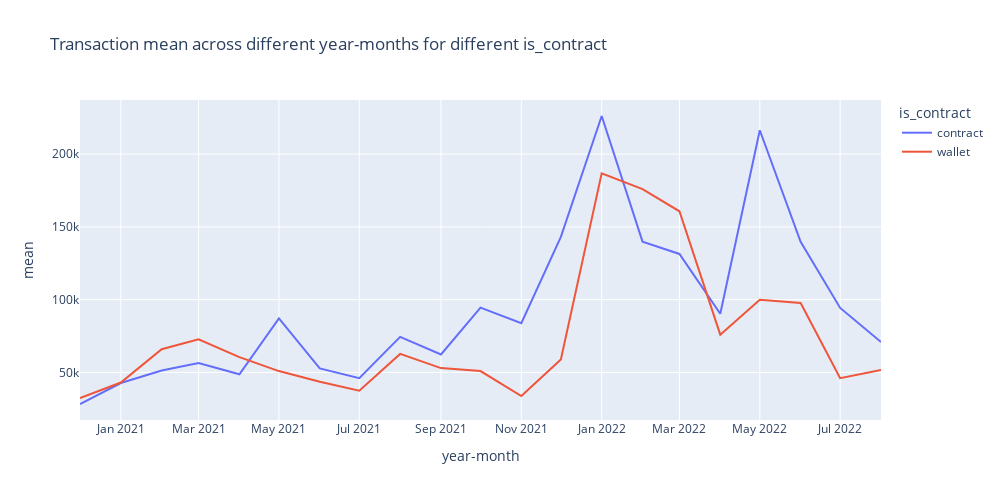

Notebook cell for this chart:
### Code cell
# plot mean
fig = px.line(pdf_txn_wallet_monthly_stats, x='year-month', y="mean", color = "is_contract",
    title='Transaction mean across different year-months for different is_contract',width=1000,height=500)
fig.show()

### Figure 1 — Plotly figure (JSON) as saved in the notebook; plotly's stock layout.template omitted (floating-point values rounded to 4 significant figures)
{"data": [{"hovertemplate": "is_contract=contract<br>year-month=%{x}<br>mean=%{y}<extra></extra>", "legendgroup": "contract", "line": {"color": "#636efa", "dash": "solid"}, "marker": {"symbol": "circle"}, "mode": "lines", "name": "contract", "orientation": "v", "showlegend": true, "type": "scatter", "x": ["2020-12", "2021-01", "2021-02", "2021-03", "2021-04", "2021-05", "2021-06", "2021-07", "2021-08", "2021-09", "2021-10", "2021-11", "2021-12", "2022-01", "2022-02", "2022-03", "2022-04", "2022-05", "2022-06", "2022-07", "2022-08"], "xaxis": "x", "y": [28300.0, 42690.0, 51350.0, 56400.0, 48710.0, 87090.0, 52760.0, 46040.0, 74400.0, 62350.0, 94480.0, 83790.0, 143200.0, 226200.0, 139800.0, 131400.0, 90340.0, 216400.0, 139800.0, 94290.0, 70840.0], "yaxis": "y"}, {"hovertemplate": "is_contract=wallet<br>year-month=%{x}<br>mean=%{y}<extra></extra>", "legendgroup": "wallet", "line": {"color": "#EF553B", "dash": "solid"}, "marker": {"symbol": "circle"}, "mode": "lines", "name": "wallet", "orientation": "v", "showlegend": true, "type": "scatter", "x": ["2020-12", "2021-01", "2021-02", "2021-03", "2021-04", "2021-05", "2021-06", "2021-07", "2021-08", "2021-09", "2021-10", "2021-11", "2021-12", "2022-01", "2022-02", "2022-03", "2022-04", "2022-05", "2022-06", "2022-07", "2022-08"], "xaxis": "x", "y": [32400.0, 43050.0, 65910.0, 72720.0, 60470.0, 50920.0, 43620.0, 37460.0, 62710.0, 52950.0, 50930.0, 33720.0, 58860.0, 186800.0, 175900.0, 160700.0, 75950.0, 99890.0, 97710.0, 46010.0, 51720.0], "yaxis": "y"}], "layout": {"height": 500, "legend": {"title": {"text": "is_contract"}, "tracegroupgap": 0}, "title": {"text": "Transaction mean across different year-months for different is_contract"}, "width": 1000, "xaxis": {"anchor": "y", "domain": [0, 1], "title": {"text": "year-month"}}, "yaxis": {"anchor": "x", "domain": [0, 1], "title": {"text": "mean"}}}}
